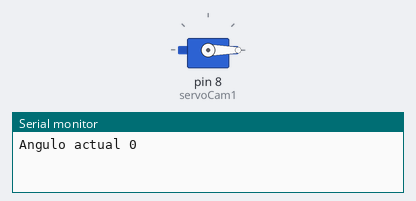
Simulated run of this sketch. Board: Arduino Uno, built with avr-gcc and run on an emulated ATmega328P. Parts: servo, the last lines printed to the serial monitor.

Above: at 0.05 s.
At 4.56 s:
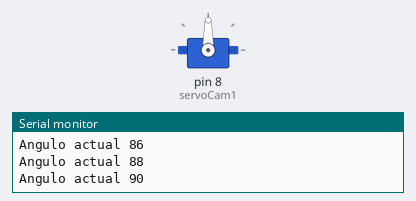
At 9.1 s:
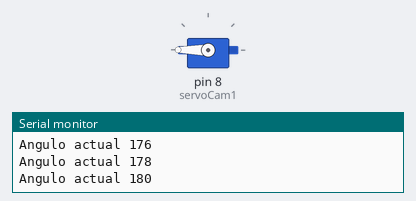
At 36.7 s:
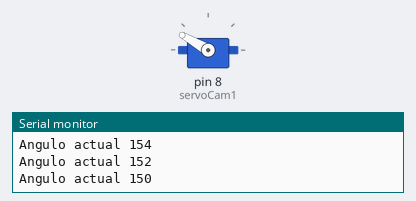
Timing chart, 0 to 38.2 s (numbered marks = the images above):
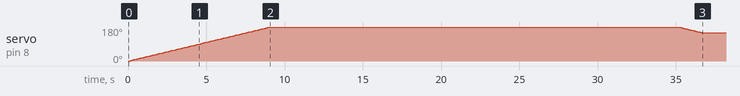

Measured:
- by itself, servo on pin 8 (servoCam1): rises from 0° to 180° in 8.9 s, then falls to 150° in 27.6 s

The sketch:

servoCam.ino
```cpp
#include <Servo.h>

Servo servoCam1;
int angulo;
int tiempo;

void setup() {
  Serial.begin(9600);
  servoCam1.attach(8);
  tiempo = 100;
}

void loop() {
  // Primer movimiento de 0 a 180 grados
  for (angulo = 0; angulo <= 180; angulo += 2) {
    servoCam1.write(angulo);
    Serial.print("Angulo actual ");
    Serial.println(angulo);
    delay(tiempo);
  }

  Serial.println("Primer movimiento completado");
  delay(6000);

  // Segundo movimiento de 180 a 0 grados con pausa cada 45 grados
  for (angulo = 180; angulo >= 0; angulo -= 2) {
    servoCam1.write(angulo);
    Serial.print("Angulo actual ");
    Serial.println(angulo);
    delay(tiempo);

    // Agregar pausa de 3 segundos cada 45 grados
    if (angulo % 30 == 0) {
      Serial.println("Pausa de 30 segundos");
      delay(20000);
    }
  }
  Serial.print("fin de 45 grados ");

  Serial.println("Segundo movimiento completado");
  //delay(6000);

  // Tercer movimiento de 0 a 180 grados
  ///for (angulo = 0; angulo <= 180; angulo += 2) {
    //servoCam1.write(angulo);
    //Serial.print("Angulo actual ");
    //Serial.println(angulo);
    //delay(tiempo);
  //}

  Serial.println("Tercer movimiento completado");
  //delay(6000);
}
```
